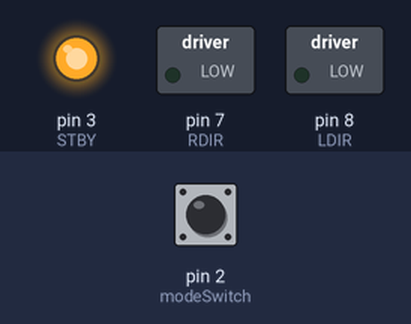
Bench run of a sketch on a simulated Arduino Uno, built with avr-gcc and run on an emulated ATmega328P. Parts: switched loads named in the sketch (green lamp = pin HIGH), output pins drawn as LEDs (lit = HIGH). The inputs (shaded band) are chosen by the test bench; at power-on: pin 2 (modeSwitch) LOW. Pins used as bus, display or sensor lines are not drawn.

Above: at 1.0 s.
At 5.0 s:
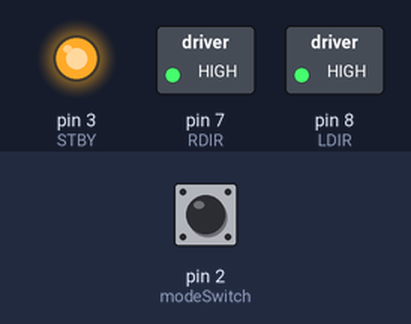
At 9.2 s:
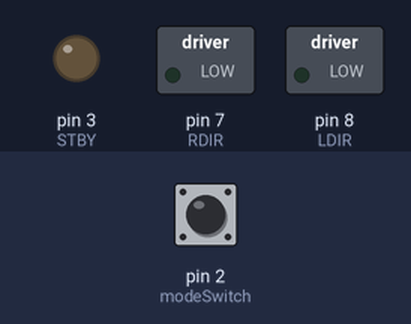
At 11.0 s:
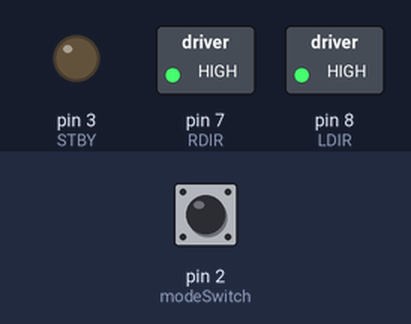
At 14.4 s:
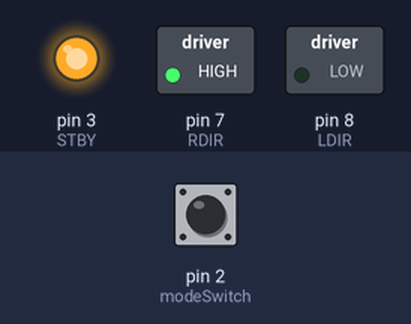
Timing chart, 0 to 20.0 s (numbered marks = the images above):
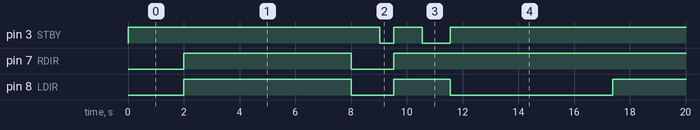

Measured:
- by itself, pin 3 (STBY): repeats every 15.4 s: HIGH 1.0 s, LOW 1.0 s, HIGH 12.9 s, LOW 0.50 s
- by itself, pin 7 (RDIR): repeats every 15.4 s: LOW 1.5 s, HIGH 13.9 s
- by itself, pin 8 (LDIR): repeats every 15.4 s: LOW 1.5 s, HIGH 2.0 s, LOW 5.8 s, HIGH 6.0 s

The sketch:

Motor_Speed_Control.ino
```cpp
/* Motor_Speed_Control
 *
 *  Declan Clifford- Johnson, 2024
 *  Part Four of AMRC STEM Robot Tutorial
    Adapted from Martin Hebel, 2023- https://www.selmaware.com/

    Demonstrates speed control of the TB6612FNG Dual H-Bridge Motor Driver
    Download, unconnect cable, place on floor with room to drive (about 4 feet clearance in all directions)
    Press the mode button, wait 2 seconds for it to begin

    This example uses analogWrite(RPower,value) where value is 0 to 255, from stopped to full speed.
    The value needs to be a little high to produce enough torque to get it moving.

    analogWrite produces PWM, from 0% to 100% of high time per cycle, allowing from 0% to 100% power to a DC Loads
    over the range of value of 0 to 255, thus controlling motor speed
*/

// define IO pin
#define RPower  5    // Controls power to right motor
#define LPower  6    // Controls power to left motor
#define RDIR   7    // Controls direction of right motor, HIGH = FORWARD, LOW = REVERSE
#define LDIR   8    // Controls direction of right motor, HIGH = FORWARD, LOW = REVERSE
#define STBY  3    // Place H-Bridge in standby if LOW, Run if HIGH

#define modeSwitch 2 // Mode Switch input
//init the car
void setup() {
  pinMode(RPower, OUTPUT);     //set IO pin mode OUTPUT
  pinMode(LPower, OUTPUT);
  pinMode(LDIR, OUTPUT);
  pinMode(RDIR, OUTPUT);
  pinMode(STBY, OUTPUT);


  analogWrite(RPower, 0);  // Fully off for Right
  analogWrite(LPower, 0);  // Fully off for Left
  digitalWrite(STBY, HIGH);  //Enable Motors to run
}

//main loop
void loop() {
  while (digitalRead(modeSwitch) == 1)  // wait for mode switch to be pressed (go to 0)(switch is not pressed, speed on| switch pressed, speed off/ circuit closed)
    ;  // Do nothing

  delay(2000);    // delay 2 seconds before starting

  // RIGHT WHEELS 1/2 speed forward, LEFT wheels 1/4 speed forward
  // for 2 seconds
  digitalWrite(RDIR, HIGH);    // Right Forward direction
  digitalWrite(LDIR, HIGH);    // Left Forward direction
  analogWrite(RPower, 128);    // 1/2 power on right
  analogWrite(LPower, 64);     // 1/4 power on left
  delay(2000);                //delay 2000mS

  // Switch to 1/4 power on right, 1/2 power on left
  analogWrite(RPower, 64);   // 1/4 power on right
  analogWrite(LPower, 128);  // 1/2 power on left
  delay(2000);              //delay 2000mS

  // Stop both motors for 2 seconds
  analogWrite(RPower, 0);   // no power on right
  analogWrite(LPower, 0);   // no power on left
  delay(2000);

 // drive progressively slower backwards
  digitalWrite(RDIR, LOW);    // Right reverse direction
  digitalWrite(LDIR, LOW);    // Left reverse direction

  for (int speed = 255; speed > 0; speed--){  // go from 255 to 0 on speed decrementing by 1 each loop (speed set at 255, while greater than 0, each loop is going to reduce speed slowly)
    analogWrite(RPower, speed);   // variable power on right
    analogWrite(LPower, speed);   // variable power on left
    delay(4);
  }

  stopTime(500);  // stop for 1/2 second

  // Drive progressively faster forward
  digitalWrite(RDIR, HIGH);    // Right reverse direction
  digitalWrite(LDIR, HIGH);    // Left reverse direction

  for (int speed = 0; speed < 256; speed++){  // go from 0 to 255 on speed incrementing by 1 each loop
    analogWrite(RPower, speed);   // variable power on right
    analogWrite(LPower, speed);   // variable power on left
    delay(4);
  }

  stopTime(1000);  // stop for 1 second

  // spin in place progressively faster
  digitalWrite(RDIR, HIGH);    // Right Forward direction
  digitalWrite(LDIR, LOW);    // Left reverse direction

  for (int speed = 0; speed < 256; speed++){  // go from 0 to 255 on speed incrementing by 1 each loop
    analogWrite(RPower, speed);   // variable power on right
    analogWrite(LPower, speed);   // variable power on left
    delay(15);
  }

   // stop both motors
  analogWrite(RPower, 0);   // no power on right
  analogWrite(LPower, 0);   // no power on left
}


// Function stopTime - accepts the time in milliSeconds to go into standby for, returns nothing
void stopTime(int mS){
  digitalWrite(STBY, LOW);    // Go into standby
  delay(mS);                  //  Wait defined time
  digitalWrite(STBY, HIGH);   //  Come out of standby
}
```
